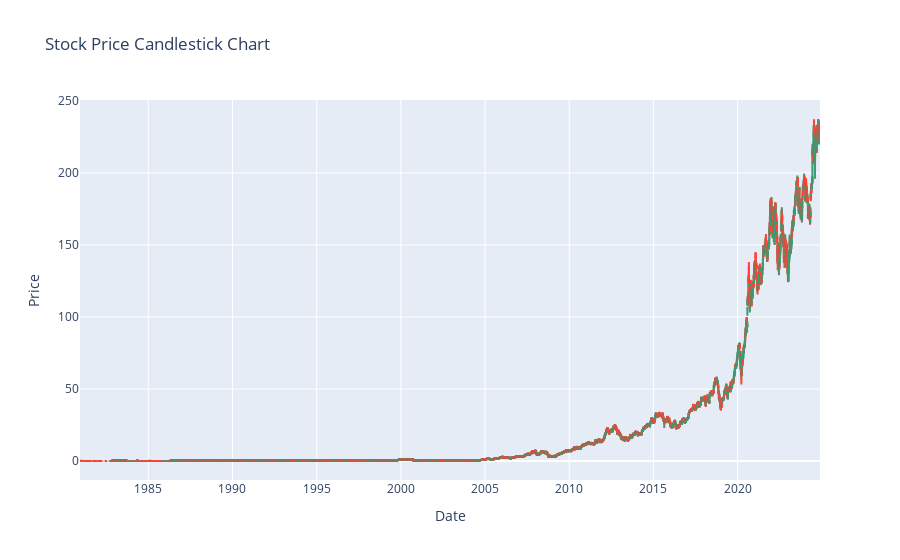

Here is the notebook cell this chart was saved with:
### Code cell
#visualize the price movement
# Create a candlestick chart
fig = go.Figure(data=[go.Candlestick(
    x=socket_data['Date'],  
    open=socket_data['Open'],  
    high=socket_data['High'],  
    low=socket_data['Low'], 
    close=socket_data['Close']
)])

fig.update_layout(
    title='Stock Price Candlestick Chart',
    xaxis_title='Date',
    yaxis_title='Price',
    xaxis_rangeslider_visible=False  # Optional: Hide the range slider
)

fig.show()

### Figure 1 — Plotly figure (JSON) as saved in the notebook; plotly's stock layout.template omitted (floating-point values rounded to 4 significant figures; data arrays with more than 128 entries replaced by an {"elided": "..."} marker saying what was removed)
{"data": [{"close": {"elided": "11080 float values"}, "high": {"elided": "11080 float values"}, "low": {"elided": "11080 float values"}, "open": {"elided": "11080 float values"}, "type": "candlestick", "x": {"elided": "11080 str values"}}], "layout": {"autosize": true, "title": {"text": "Stock Price Candlestick Chart"}, "xaxis": {"autorange": true, "range": ["1980-12-11 12:00", "2024-11-22 12:00"], "rangeslider": {"visible": false, "yaxis": {}}, "title": {"text": "Date"}, "type": "date"}, "yaxis": {"autorange": true, "range": [-13.14, 250.7], "title": {"text": "Price"}}}}
